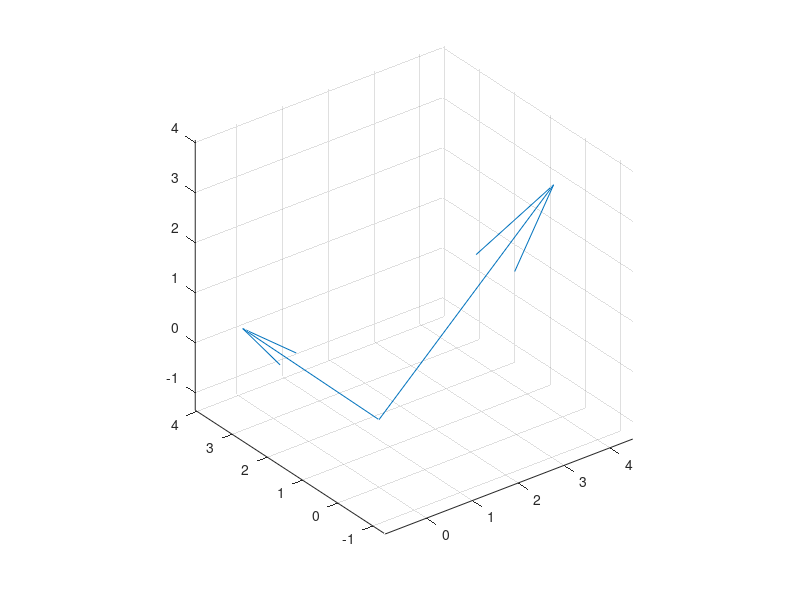

The MATLAB script that drew this image: (Note: this script raises an error after producing the figure.)
output_path = 'C:\Users\nbclsc\Desktop\applied-multivariate-statistics\solutions\matlab\chapter-2\';

% Exercsie 2.1(a)
x = [5,1,3]'; y = [-1,3,1]';

starts = zeros(2,3);  % Starts at the origin.
ends = [x'; y'];  % Ends at hte point.

% quiver3 args are x,y,z,u,v,w. x,y,z are are start positions and u,v,w are
% end positions.
a = quiver3(starts(:,1), starts(:,2), starts(:,3), ends(:,1), ends(:,2), ends(:,3));
axis equal
saveas(a, append(output_path, 'sol2.1a.png'), 'png')


% Exercsie 2.1(c)
starts = zeros(2,3);  % Starts at the origin.
ends = [(x-mean(x))'; (y-mean(y))'];  % Ends at the point. Subtract the mean values.

% quiver3 args are x,y,z,u,v,w. x,y,z are the start positions and u,v,w are
% the end positions.
a = quiver3(starts(:,1), starts(:,2), starts(:,3), ends(:,1), ends(:,2), ends(:,3));
axis equal
saveas(a, append(output_path,'sol2.1c.png'), 'png')


% Exercise 2.18
A = [4 -sqrt(2); -sqrt(2) 3];
[V,D] = eig(A);
rref(A - D(1,1)*eye(width(A)))
rref(A - D(2,2)*eye(width(A)))
c = 1;
MyPlotEllipse(V,[0;0],c/sqrt(D(1,1)),c/sqrt(D(2,2)),[-c c],[-c c],output_path,'sol2.18.c1')
c = 4;
MyPlotEllipse(V,[0;0],c/sqrt(D(1,1)),c/sqrt(D(2,2)),[-c c],[-c c],output_path,'sol2.18.c4')

% Exercise 2.20
A = [2 1; 1 3]
eig(A)
[V,D] = eig(A);
rref(A - D(1,1)*eye(width(A)))
rref(A - D(2,2)*eye(width(A)))
a = 5 - sqrt(5);
b = 5 + sqrt(5);
A12 = V*sqrt(D)*V';

% Exercise 2.21
A = [1 1; 2 -2; 2 2]
A'*A
A*A'
[V,D] = eig(A*A');

% Exercise 2.22
A = [4 8 8; 3 6 -9]
A'*A
A*A'
[V,D] = eig(A*A');

% Exercise 2.24
A = [4 0 0; 0 9 0; 0 0 1]
[P,D] = eig(A)
[P,D] = eig(inv(A))

% Exercise 2.32
popsig = [4 -1 0.5 -0.5 0; -1 3 1 -1 0; 0.5 1 6 1 -1; -0.5 -1 1 4 0; 0 0 -1 0 2]
popmu = [2 4 -1 3 0]'
A = [1 -1; 1 1]
B = [1 1 1; 1 1 -2]
x1 = diag([1 1 0 0 0])  % Use the identity matrix instead of slicing things up.
x2 = diag([0 0 1 1 1])
x1*popmu % (a)
[A zeros(2,3)]*(x1*popmu) % (b)
x1*popsig*x1 % (c)
[A zeros(2,3)]*(x1*popsig*x1)*[A zeros(2,3)]' % (d)
x2*popmu % (e)
[zeros(2,2) B]*(x2*popmu) % (f)
x2*popsig*x2 % (g)
[zeros(2,2) B]*(x2*popsig*x2)*[zeros(2,2) B]' % (h)
x1*popsig*x2 % (i)
[A zeros(2,3)]*(x1*popsig*x2)*[zeros(2,2) B]' % (j)

% Exercise 2.33
A = [2 -1 0; 1 1 3]
B = [1 2; 1 -1]
x1 = diag([1 1 1 0 0])  % Use the identity matrix instead of slicing things up.
x2 = diag([0 0 0 1 1])
x1*popmu % (a)
[A zeros(2,3)]*(x1*popmu) % (b)
x1*popsig*x1 % (c)
[A zeros(2,2)]*(x1*popsig*x1)*[A zeros(2,2)]' % (d)
x2*popmu % (e)
[zeros(2,3) B]*(x2*popmu) % (f)
x2*popsig*x2 % (g)
[zeros(2,3) B]*(x2*popsig*x2)*[zeros(2,3) B]' % (h)
x1*popsig*x2 % (i)
[A zeros(2,2)]*(x1*popsig*x2)*[zeros(2,3) B]' % (j)

% Exercise 2.34
b = [2 -1 4 0]'
d = [-1 3 -2 1]'
(b'*d) <= (b'*b)*(d'*d)

% Exercise 2.35
b = [-4 3]'
d = [1 1]'
B = [2 -2; -2 5]
(b'*d)^2 <= (b'*B*b)*(d'*inv(B)*d)

% Exercise 2.35
B = [4 3; 3 4]
[P,D] = eig(B)
max(diag(D))
min(diag(D))


% Exercise 2.38
A = [13 -4 2; -4 13 -2; 2 -2 10]
roots([1 -36 405 -1458])
[P,D] = eig(A)

% Exercise 2.41
popmu = [3 2 -2 0]'
popsig = 3*eye(4)
A = [1 -1 0 0; 1 1 -2 0; 1 1 1 -3]
A*popmu
A*popsig*A'

% Exercise 2.42
popmu = [3 2 -2 0]'
popsig = 2*eye(4) + ones(4)
A = [1 -1 0 0; 1 1 -2 0; 1 1 1 -3]
A*popmu
A*popsig*A'
